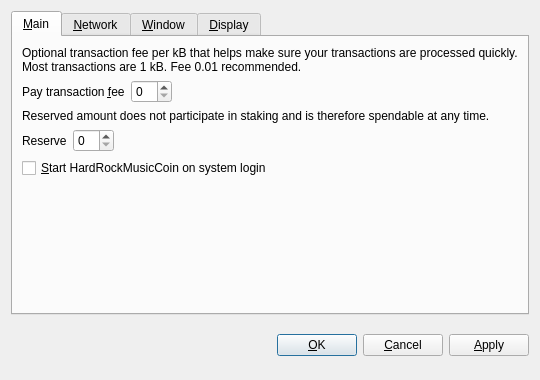
<?xml version="1.0" encoding="UTF-8"?>
<ui version="4.0">
 <class>OptionsDialog</class>
 <widget class="QDialog" name="OptionsDialog">
  <property name="geometry">
   <rect>
    <x>0</x>
    <y>0</y>
    <width>540</width>
    <height>380</height>
   </rect>
  </property>
  <property name="windowTitle">
   <string>Options</string>
  </property>
  <property name="modal">
   <bool>true</bool>
  </property>
  <layout class="QVBoxLayout" name="verticalLayout">
   <item>
    <widget class="QTabWidget" name="tabWidget">
     <property name="tabPosition">
      <enum>QTabWidget::North</enum>
     </property>
     <property name="currentIndex">
      <number>0</number>
     </property>
     <widget class="QWidget" name="tabMain">
      <attribute name="title">
       <string>&amp;Main</string>
      </attribute>
      <layout class="QVBoxLayout" name="verticalLayout_Main">
       <item>
        <widget class="QLabel" name="transactionFeeInfoLabel">
         <property name="text">
          <string>Optional transaction fee per kB that helps make sure your transactions are processed quickly. Most transactions are 1 kB. Fee 0.01 recommended.</string>
         </property>
         <property name="textFormat">
          <enum>Qt::PlainText</enum>
         </property>
         <property name="wordWrap">
          <bool>true</bool>
         </property>
        </widget>
       </item>
       <item>
        <layout class="QHBoxLayout" name="horizontalLayoutFee">
         <item>
          <widget class="QLabel" name="transactionFeeLabel">
           <property name="text">
            <string>Pay transaction &amp;fee</string>
           </property>
           <property name="textFormat">
            <enum>Qt::PlainText</enum>
           </property>
           <property name="buddy">
            <cstring>transactionFee</cstring>
           </property>
          </widget>
         </item>
         <item>
          <widget class="BitcoinAmountField" name="transactionFee"/>
         </item>
         <item>
          <spacer name="horizontalSpacerFee">
           <property name="orientation">
            <enum>Qt::Horizontal</enum>
           </property>
           <property name="sizeHint" stdset="0">
            <size>
             <width>40</width>
             <height>20</height>
            </size>
           </property>
          </spacer>
         </item>
        </layout>
       </item>
       <item>
        <widget class="QLabel" name="reserveBalanceInfoLabel">
         <property name="text">
          <string>Reserved amount does not participate in staking and is therefore spendable at any time.</string>
         </property>
         <property name="textFormat">
          <enum>Qt::PlainText</enum>
         </property>
         <property name="wordWrap">
          <bool>true</bool>
         </property>
        </widget>
       </item>
       <item>
        <layout class="QHBoxLayout" name="horizontalLayoutReserveBalance">
         <item>
          <widget class="QLabel" name="reserveBalanceLabel">
           <property name="text">
            <string>Reserve</string>
           </property>
           <property name="textFormat">
            <enum>Qt::PlainText</enum>
           </property>
           <property name="buddy">
            <cstring>reserveBalance</cstring>
           </property>
          </widget>
         </item>
         <item>
          <widget class="BitcoinAmountField" name="reserveBalance"/>
         </item>
         <item>
          <spacer name="horizontalSpacerReserveBalance">
           <property name="orientation">
            <enum>Qt::Horizontal</enum>
           </property>
           <property name="sizeHint" stdset="0">
            <size>
             <width>40</width>
             <height>20</height>
            </size>
           </property>
          </spacer>
         </item>
        </layout>
       </item>
       <item>
        <widget class="QCheckBox" name="bitcoinAtStartup">
         <property name="toolTip">
          <string>Automatically start HardRockMusicCoin after logging in to the system.</string>
         </property>
         <property name="text">
          <string>&amp;Start HardRockMusicCoin on system login</string>
         </property>
        </widget>
       </item>
       <item>
        <spacer name="verticalSpacer_Main">
         <property name="orientation">
          <enum>Qt::Vertical</enum>
         </property>
         <property name="sizeHint" stdset="0">
          <size>
           <width>20</width>
           <height>40</height>
          </size>
         </property>
        </spacer>
       </item>
      </layout>
     </widget>
     <widget class="QWidget" name="tabNetwork">
      <attribute name="title">
       <string>&amp;Network</string>
      </attribute>
      <layout class="QVBoxLayout" name="verticalLayout_Network">
       <item>
        <widget class="QCheckBox" name="mapPortUpnp">
         <property name="toolTip">
          <string>Automatically open the HardRockMusicCoin client port on the router. This only works when your router supports UPnP and it is enabled.</string>
         </property>
         <property name="text">
          <string>Map port using &amp;UPnP</string>
         </property>
        </widget>
       </item>
       <item>
        <widget class="QCheckBox" name="connectSocks">
         <property name="toolTip">
          <string>Connect to the HardRockMusicCoin network through a SOCKS proxy (e.g. when connecting through Tor).</string>
         </property>
         <property name="text">
          <string>&amp;Connect through SOCKS proxy:</string>
         </property>
        </widget>
       </item>
       <item>
        <layout class="QHBoxLayout" name="horizontalLayout_Network">
         <item>
          <widget class="QLabel" name="proxyIpLabel">
           <property name="text">
            <string>Proxy &amp;IP:</string>
           </property>
           <property name="textFormat">
            <enum>Qt::PlainText</enum>
           </property>
           <property name="buddy">
            <cstring>proxyIp</cstring>
           </property>
          </widget>
         </item>
         <item>
          <widget class="QValidatedLineEdit" name="proxyIp">
           <property name="maximumSize">
            <size>
             <width>140</width>
             <height>16777215</height>
            </size>
           </property>
           <property name="toolTip">
            <string>IP address of the proxy (e.g. 127.0.0.1)</string>
           </property>
          </widget>
         </item>
         <item>
          <widget class="QLabel" name="proxyPortLabel">
           <property name="text">
            <string>&amp;Port:</string>
           </property>
           <property name="textFormat">
            <enum>Qt::PlainText</enum>
           </property>
           <property name="buddy">
            <cstring>proxyPort</cstring>
           </property>
          </widget>
         </item>
         <item>
          <widget class="QLineEdit" name="proxyPort">
           <property name="maximumSize">
            <size>
             <width>55</width>
             <height>16777215</height>
            </size>
           </property>
           <property name="toolTip">
            <string>Port of the proxy (e.g. 9050)</string>
           </property>
          </widget>
         </item>
         <item>
          <widget class="QLabel" name="socksVersionLabel">
           <property name="text">
            <string>SOCKS &amp;Version:</string>
           </property>
           <property name="textFormat">
            <enum>Qt::PlainText</enum>
           </property>
           <property name="buddy">
            <cstring>socksVersion</cstring>
           </property>
          </widget>
         </item>
         <item>
          <widget class="QValueComboBox" name="socksVersion">
           <property name="toolTip">
            <string>SOCKS version of the proxy (e.g. 5)</string>
           </property>
          </widget>
         </item>
         <item>
          <spacer name="horizontalSpacer_Network">
           <property name="orientation">
            <enum>Qt::Horizontal</enum>
           </property>
           <property name="sizeHint" stdset="0">
            <size>
             <width>40</width>
             <height>20</height>
            </size>
           </property>
          </spacer>
         </item>
        </layout>
       </item>
       <item>
        <spacer name="verticalSpacer_Network">
         <property name="orientation">
          <enum>Qt::Vertical</enum>
         </property>
         <property name="sizeHint" stdset="0">
          <size>
           <width>20</width>
           <height>40</height>
          </size>
         </property>
        </spacer>
       </item>
      </layout>
     </widget>
     <widget class="QWidget" name="tabWindow">
      <attribute name="title">
       <string>&amp;Window</string>
      </attribute>
      <layout class="QVBoxLayout" name="verticalLayout_Window">
       <item>
        <widget class="QCheckBox" name="minimizeToTray">
         <property name="toolTip">
          <string>Show only a tray icon after minimizing the window.</string>
         </property>
         <property name="text">
          <string>&amp;Minimize to the tray instead of the taskbar</string>
         </property>
        </widget>
       </item>
       <item>
        <widget class="QCheckBox" name="minimizeOnClose">
         <property name="toolTip">
          <string>Minimize instead of exit the application when the window is closed. When this option is enabled, the application will be closed only after selecting Quit in the menu.</string>
         </property>
         <property name="text">
          <string>M&amp;inimize on close</string>
         </property>
        </widget>
       </item>
       <item>
        <spacer name="verticalSpacer_Window">
         <property name="orientation">
          <enum>Qt::Vertical</enum>
         </property>
         <property name="sizeHint" stdset="0">
          <size>
           <width>20</width>
           <height>40</height>
          </size>
         </property>
        </spacer>
       </item>
      </layout>
     </widget>
     <widget class="QWidget" name="tabDisplay">
      <attribute name="title">
       <string>&amp;Display</string>
      </attribute>
      <layout class="QVBoxLayout" name="verticalLayout_Display">
       <item>
        <layout class="QHBoxLayout" name="horizontalLayout_1_Display">
         <item>
          <widget class="QLabel" name="langLabel">
           <property name="text">
            <string>User Interface &amp;language:</string>
           </property>
           <property name="textFormat">
            <enum>Qt::PlainText</enum>
           </property>
           <property name="buddy">
            <cstring>lang</cstring>
           </property>
          </widget>
         </item>
         <item>
          <widget class="QValueComboBox" name="lang">
           <property name="toolTip">
            <string>The user interface language can be set here. This setting will take effect after restarting HardRockMusicCoin.</string>
           </property>
          </widget>
         </item>
        </layout>
       </item>
       <item>
        <layout class="QHBoxLayout" name="horizontalLayout_2_Display">
         <item>
          <widget class="QLabel" name="unitLabel">
           <property name="text">
            <string>&amp;Unit to show amounts in:</string>
           </property>
           <property name="textFormat">
            <enum>Qt::PlainText</enum>
           </property>
           <property name="buddy">
            <cstring>unit</cstring>
           </property>
          </widget>
         </item>
         <item>
          <widget class="QValueComboBox" name="unit">
           <property name="toolTip">
            <string>Choose the default subdivision unit to show in the interface and when sending coins.</string>
           </property>
          </widget>
         </item>
        </layout>
       </item>
       <item>
        <widget class="QCheckBox" name="displayAddresses">
         <property name="toolTip">
          <string>Whether to show HardRockMusicCoin addresses in the transaction list or not.</string>
         </property>
         <property name="text">
          <string>&amp;Display addresses in transaction list</string>
         </property>
        </widget>
       </item>
       <item>
        <widget class="QCheckBox" name="coinControlFeatures">
         <property name="toolTip">
          <string>Whether to show coin control features or not.</string>
         </property>
         <property name="text">
          <string>Display coin &amp;control features (experts only!)</string>
         </property>
        </widget>
       </item>
       <item>
        <spacer name="verticalSpacer_Display">
         <property name="orientation">
          <enum>Qt::Vertical</enum>
         </property>
         <property name="sizeHint" stdset="0">
          <size>
           <width>20</width>
           <height>40</height>
          </size>
         </property>
        </spacer>
       </item>
      </layout>
     </widget>
    </widget>
   </item>
   <item>
    <layout class="QHBoxLayout" name="horizontalLayout_Buttons">
     <item>
      <spacer name="horizontalSpacer_1">
       <property name="orientation">
        <enum>Qt::Horizontal</enum>
       </property>
       <property name="sizeHint" stdset="0">
        <size>
         <width>40</width>
         <height>48</height>
        </size>
       </property>
      </spacer>
     </item>
     <item>
      <widget class="QLabel" name="statusLabel">
       <property name="font">
        <font>
         <weight>75</weight>
         <bold>true</bold>
        </font>
       </property>
       <property name="text">
        <string/>
       </property>
       <property name="textFormat">
        <enum>Qt::PlainText</enum>
       </property>
       <property name="wordWrap">
        <bool>true</bool>
       </property>
      </widget>
     </item>
     <item>
      <spacer name="horizontalSpacer_2">
       <property name="orientation">
        <enum>Qt::Horizontal</enum>
       </property>
       <property name="sizeHint" stdset="0">
        <size>
         <width>40</width>
         <height>48</height>
        </size>
       </property>
      </spacer>
     </item>
     <item>
      <widget class="QPushButton" name="okButton">
       <property name="text">
        <string>&amp;OK</string>
       </property>
      </widget>
     </item>
     <item>
      <widget class="QPushButton" name="cancelButton">
       <property name="text">
        <string>&amp;Cancel</string>
       </property>
       <property name="autoDefault">
        <bool>false</bool>
       </property>
      </widget>
     </item>
     <item>
      <widget class="QPushButton" name="applyButton">
       <property name="text">
        <string>&amp;Apply</string>
       </property>
       <property name="autoDefault">
        <bool>false</bool>
       </property>
      </widget>
     </item>
    </layout>
   </item>
  </layout>
 </widget>
 <customwidgets>
  <customwidget>
   <class>BitcoinAmountField</class>
   <extends>QSpinBox</extends>
   <header>bitcoinamountfield.h</header>
  </customwidget>
  <customwidget>
   <class>QValueComboBox</class>
   <extends>QComboBox</extends>
   <header>qvaluecombobox.h</header>
  </customwidget>
  <customwidget>
   <class>QValidatedLineEdit</class>
   <extends>QLineEdit</extends>
   <header>qvalidatedlineedit.h</header>
  </customwidget>
 </customwidgets>
 <resources/>
 <connections/>
</ui>
